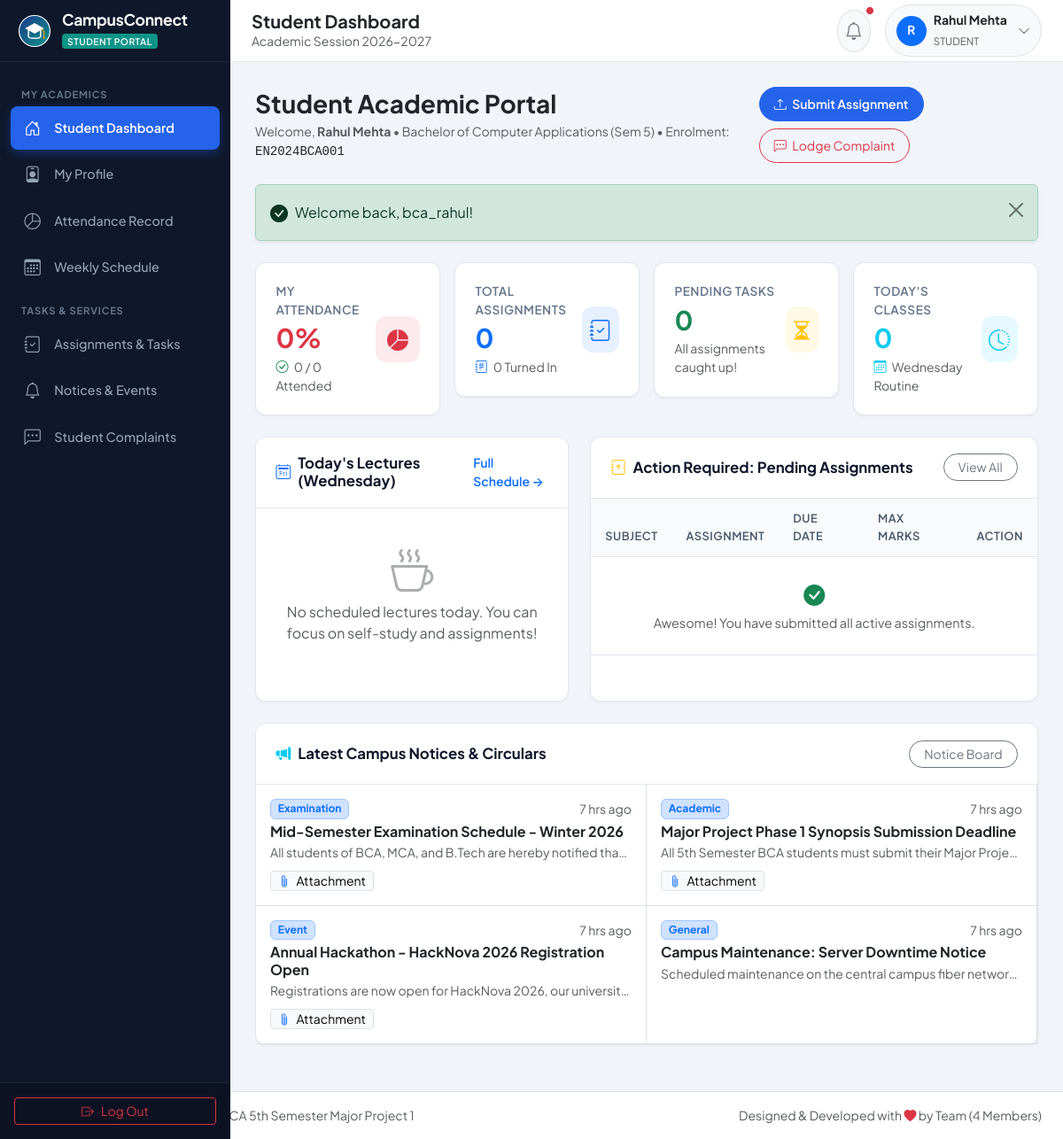
Screenshot of /student/dashboard.php (signed in) with the database file from the repository.
### tables this page shows
CREATE TABLE `users` (
  `id` INT AUTO_INCREMENT PRIMARY KEY,
  `username` VARCHAR(60) NOT NULL UNIQUE,
  `email` VARCHAR(100) NOT NULL UNIQUE,
  `password` VARCHAR(255) NOT NULL,
  `role` ENUM('admin', 'faculty', 'student') NOT NULL,
  `status` ENUM('active', 'inactive') NOT NULL DEFAULT 'active',
  `last_login` DATETIME NULL,
  `created_at` TIMESTAMP NOT NULL DEFAULT CURRENT_TIMESTAMP,
  `updated_at` TIMESTAMP NOT NULL DEFAULT CURRENT_TIMESTAMP ON UPDATE CURRENT_TIMESTAMP,
  INDEX `idx_users_role` (`role`),
  INDEX `idx_users_status` (`status`)
);

CREATE TABLE `courses` (
  `id` INT AUTO_INCREMENT PRIMARY KEY,
  `dept_id` INT NOT NULL,
  `course_name` VARCHAR(120) NOT NULL,
  `course_code` VARCHAR(30) NOT NULL UNIQUE,
  `duration_years` INT NOT NULL DEFAULT 3,
  `total_semesters` INT NOT NULL DEFAULT 6,
  `created_at` TIMESTAMP NOT NULL DEFAULT CURRENT_TIMESTAMP,
  CONSTRAINT `fk_courses_dept` FOREIGN KEY (`dept_id`) REFERENCES `departments` (`id`) ON DELETE CASCADE
);

CREATE TABLE `students` (
  `id` INT AUTO_INCREMENT PRIMARY KEY,
  `user_id` INT NOT NULL UNIQUE,
  `enrollment_no` VARCHAR(40) NOT NULL UNIQUE,
  `first_name` VARCHAR(60) NOT NULL,
  `last_name` VARCHAR(60) NOT NULL,
  `email` VARCHAR(100) NOT NULL UNIQUE,
  `phone` VARCHAR(20) NULL,
  `gender` ENUM('Male', 'Female', 'Other') NOT NULL,
  `dob` DATE NULL,
  `course_id` INT NOT NULL,
  `current_semester` INT NOT NULL DEFAULT 1,
  `academic_year` VARCHAR(20) NOT NULL DEFAULT '2026-2027',
  `address` TEXT NULL,
  `profile_pic` VARCHAR(255) DEFAULT 'default_student.png',
  `created_at` TIMESTAMP NOT NULL DEFAULT CURRENT_TIMESTAMP,
  CONSTRAINT `fk_students_user` FOREIGN KEY (`user_id`) REFERENCES `users` (`id`) ON DELETE CASCADE,
  CONSTRAINT `fk_students_course` FOREIGN KEY (`course_id`) REFERENCES `courses` (`id`) ON DELETE RESTRICT,
  INDEX `idx_students_class` (`course_id`, `current_semester`)
);

CREATE TABLE `notices` (
  `id` INT AUTO_INCREMENT PRIMARY KEY,
  `title` VARCHAR(200) NOT NULL,
  `content` TEXT NOT NULL,
  `target_audience` ENUM('all', 'students', 'faculty') NOT NULL DEFAULT 'all',
  `category` ENUM('Academic', 'Examination', 'Event', 'Urgent', 'General') NOT NULL DEFAULT 'General',
  `posted_by_user_id` INT NOT NULL,
  `attachment_path` VARCHAR(255) NULL,
  `is_pinned` TINYINT(1) NOT NULL DEFAULT 0,
  `created_at` TIMESTAMP NOT NULL DEFAULT CURRENT_TIMESTAMP,
  CONSTRAINT `fk_notices_user` FOREIGN KEY (`posted_by_user_id`) REFERENCES `users` (`id`) ON DELETE CASCADE,
  INDEX `idx_notice_audience` (`target_audience`),
  INDEX `idx_notice_pinned` (`is_pinned`)
);

### includes/auth.php (called while the page is built, shortened)
<?php
require_once __DIR__ . '/functions.php';
function is_logged_in() {
    return isset($_SESSION['user_id']) && !empty($_SESSION['user_id']) && isset($_SESSION['user_role']);
}
function current_user_role() {
    return $_SESSION['user_role'] ?? null;
}
function current_user_id() {
    return $_SESSION['user_id'] ?? null;
}
function get_logged_in_user($pdo) {
    $user_id = current_user_id();
    $role = current_user_role();
    if ($role === 'admin') {
        $stmt = $pdo->prepare("SELECT id, username, email, role, status, created_at, 'Administrator' as full_name, 'Campus Administrator' as designation, 'default_avatar.png' as profile_pic FROM users WHERE id = ?");
        $stmt->execute([$user_id]);
        return $stmt->fetch();
    } elseif ($role === 'student') {
        $stmt = $pdo->prepare("
            SELECT u.id as user_id, u.username, u.email, u.role, u.status,
                   s.id as student_id, s.enrollment_no, s.first_name, s.last_name,
                   CONCAT(s.first_name, ' ', s.last_name) as full_name,
                   s.phone, s.gender, s.dob, s.current_semester, s.academic_year, s.address, s.profile_pic,
                   c.id as course_id, c.course_name, c.course_code,
                   d.id as department_id, d.dept_name
            FROM users u
            JOIN students s ON u.id = s.user_id
            JOIN courses c ON s.course_id = c.id
            JOIN departments d ON c.dept_id = d.id
            WHERE u.id = ?
        ");
        $stmt->execute([$user_id]);
        return $stmt->fetch();
    }
    return null;
}

### student/dashboard.php (the view, shortened to what this page needs)
<?php
require_once __DIR__ . '/../config/database.php';
require_once __DIR__ . '/../includes/auth.php';
require_once __DIR__ . '/../includes/functions.php';
$studentId = $currentUser['student_id'] ?? 0;
$courseId = $currentUser['course_id'] ?? 0;
$semester = $currentUser['current_semester'] ?? 1;
$todayDay = date('l');
try {
    $attStmt = $pdo->prepare("
        SELECT
            COUNT(*) as total_lectures,
            SUM(CASE WHEN status = 'Present' THEN 1 ELSE 0 END) as present_count,
            SUM(CASE WHEN status = 'Absent' THEN 1 ELSE 0 END) as absent_count,
            SUM(CASE WHEN status = 'Late' THEN 1 ELSE 0 END) as late_count
        FROM attendance
        WHERE student_id = ?
    ");
    $attStmt->execute([$studentId]);
    $attStats = $attStmt->fetch();
    $totalLectures = (int)($attStats['total_lectures'] ?? 0);
    $presentCount = (int)($attStats['present_count'] ?? 0);
    $overallAttendancePct = calculate_attendance_percentage($presentCount, $totalLectures);
    $classAssignStmt = $pdo->prepare("
        SELECT a.id, a.title, a.due_date, a.max_marks, s.subject_name, s.subject_code,
               sub.id as submission_id, sub.status as sub_status, sub.marks_obtained
        FROM assignments a
        JOIN subjects s ON a.subject_id = s.id
        LEFT JOIN submissions sub ON a.id = sub.assignment_id AND sub.student_id = ?
        WHERE s.course_id = ? AND s.semester = ?
        ORDER BY a.due_date ASC
    ");
    $classAssignStmt->execute([$studentId, $courseId, $semester]);
    $allAssignments = $classAssignStmt->fetchAll();
    $totalAssignments = count($allAssignments);
    $submittedCount = 0;
    $pendingAssignments = [];
    $pendingCount = count($pendingAssignments);
    $todayClassesStmt = $pdo->prepare("
        SELECT t.*, s.subject_name, s.subject_code, s.type as subject_type,
               f.first_name, f.last_name
        FROM timetable t
        JOIN subjects s ON t.subject_id = s.id
        JOIN faculty f ON t.faculty_id = f.id
        WHERE t.course_id = ? AND t.semester = ? AND t.day_of_week = ?
        ORDER BY t.start_time ASC
    ");
    $todayClassesStmt->execute([$courseId, $semester, $todayDay]);
    $todayClasses = $todayClassesStmt->fetchAll();
    $noticesStmt = $pdo->prepare("
        SELECT * FROM notices
        WHERE target_audience = 'all' OR target_audience = 'students'
        ORDER BY is_pinned DESC, created_at DESC
        LIMIT 4
    ");
    $noticesStmt->execute();
    $latestNotices = $noticesStmt->fetchAll();
} catch (Exception $e) {
    die("Error fetching student dashboard: " . $e->getMessage());
}
require_once __DIR__ . '/../includes/header.php';
require_once __DIR__ . '/../includes/sidebar.php';
?>
<div class="main-wrapper">
    <div class="page-content">
        <div class="d-flex flex-column flex-md-row justify-content-between align-items-md-center gap-3 mb-4">
            <div>
                <h3 class="fw-bold text-dark mb-1">Student Academic Portal</h3>
                <p class="text-muted small mb-0">
                    Welcome, <strong><?= e($currentUser['full_name']) ?></strong> &bull; <?= e($currentUser['course_name']) ?> (Sem <?= e($currentUser['current_semester']) ?>) &bull; Enrolment: <span class="font-monospace text-dark"><?= e($currentUser['enrollment_no']) ?></span>
                </p>
            </div>
            <div class="d-flex flex-wrap gap-2">
                <a href="<?= BASE_URL ?>student/assignments.php" class="btn btn-primary btn-sm rounded-pill px-3 py-2">
                    <i class="bi bi-upload me-1"></i> Submit Assignment
                </a>
                <a href="<?= BASE_URL ?>student/complaints.php" class="btn btn-outline-danger btn-sm rounded-pill px-3 py-2">
                    <i class="bi bi-chat-left-dots me-1"></i> Lodge Complaint
                </a>
            </div>
        </div>
        <div class="row g-3 mb-4">
            <div class="col-xl-3 col-sm-6">
                <div class="stat-card">
                    <div class="d-flex align-items-center justify-content-between">
                        <div>
                            <div class="stat-label">My Attendance</div>
                            <div class="stat-value <?= ($overallAttendancePct >= 75) ? 'text-success' : 'text-danger' ?> mt-1">
                                <?= $overallAttendancePct ?>%
                            </div>
                            <small class="text-muted mt-1 d-block"><i class="bi bi-check-circle me-1 text-success"></i> <?= $presentCount ?> / <?= $totalLectures ?> Attended</small>
                        </div>
                        <div class="stat-icon <?= ($overallAttendancePct >= 75) ? 'bg-success bg-opacity-10 text-success' : 'bg-danger bg-opacity-10 text-danger' ?>">
                            <i class="bi bi-pie-chart-fill"></i>
                        </div>
                    </div>
                </div>
            </div>
            <div class="col-xl-3 col-sm-6">
                <div class="stat-card">
                    <div class="d-flex align-items-center justify-content-between">
                        <div>
                            <div class="stat-label">Total Assignments</div>
                            <div class="stat-value text-primary mt-1"><?= $totalAssignments ?></div>
                            <small class="text-muted mt-1 d-block"><i class="bi bi-journal-text me-1 text-primary"></i> <?= $submittedCount ?> Turned In</small>
                        </div>
                        <div class="stat-icon bg-primary bg-opacity-10 text-primary">
                            <i class="bi bi-journal-check"></i>
                        </div>
                    </div>
                </div>
            </div>
            <div class="col-xl-3 col-sm-6">
                <div class="stat-card">
                    <div class="d-flex align-items-center justify-content-between">
                        <div>
                            <div class="stat-label">Pending Tasks</div>
                            <div class="stat-value <?= ($pendingCount > 0) ? 'text-warning' : 'text-success' ?> mt-1">
                                <?= $pendingCount ?>
                            </div>
                            <small class="text-muted mt-1 d-block">
                                <?= ($pendingCount > 0) ? 'Awaiting your submission' : 'All assignments caught up!' ?>
                            </small>
                        </div>
                        <div class="stat-icon bg-warning bg-opacity-10 text-warning">
                            <i class="bi bi-hourglass-split"></i>
                        </div>
                    </div>
                </div>
            </div>
            <div class="col-xl-3 col-sm-6">
                <div class="stat-card">
                    <div class="d-flex align-items-center justify-content-between">
                        <div>
                            <div class="stat-label">Today's Classes</div>
                            <div class="stat-value text-info mt-1"><?= count($todayClasses) ?></div>
                            <small class="text-muted mt-1 d-block"><i class="bi bi-calendar3 me-1 text-info"></i> <?= $todayDay ?> Routine</small>
                        </div>
                        <div class="stat-icon bg-info bg-opacity-10 text-info">
                            <i class="bi bi-clock-history"></i>
                        </div>
                    </div>
                </div>
            </div>
        </div>
        <div class="row g-4 mb-4">
            <div class="col-lg-5">
                <div class="app-card h-100">
                    <div class="app-card-header">
                        <h6 class="app-card-title">
                            <i class="bi bi-calendar2-day text-primary"></i> Today's Lectures (<?= $todayDay ?>)
                        </h6>
                        <a href="<?= BASE_URL ?>student/timetable.php" class="text-decoration-none small fw-semibold text-primary">Full Schedule &rarr;</a>
                    </div>
                    <div class="p-3">
                        <?php if (empty($todayClasses)): ?>
                            <div class="text-center py-4 text-muted">
                                <i class="bi bi-cup-hot display-5 text-muted opacity-50 d-block mb-2"></i>
                                No scheduled lectures today. You can focus on self-study and assignments!
                            </div>
                        <?php endif; ?>
                    </div>
                </div>
            </div>
            <div class="col-lg-7">
                <div class="app-card h-100">
                    <div class="app-card-header">
                        <h6 class="app-card-title">
                            <i class="bi bi-journal-arrow-up text-warning"></i> Action Required: Pending Assignments
                        </h6>
                        <a href="<?= BASE_URL ?>student/assignments.php" class="btn btn-outline-secondary btn-sm rounded-pill px-3">View All</a>
                    </div>
                    <div class="table-responsive">
                        <table class="table table-custom align-middle">
                            <thead>
                                <tr>
                                    <th>Subject</th>
                                    <th>Assignment</th>
                                    <th>Due Date</th>
                                    <th>Max Marks</th>
                                    <th class="text-end">Action</th>
                                </tr>
                            </thead>
                            <tbody>
                                <?php if (empty($pendingAssignments)): ?>
                                    <tr>
                                        <td colspan="5" class="text-center py-4 text-muted">
                                            <i class="bi bi-check-circle-fill text-success fs-4 d-block mb-1"></i>
                                            Awesome! You have submitted all active assignments.
                                        </td>
                                    </tr>
                                <?php endif; ?>
                            </tbody>
                        </table>
                    </div>
                </div>
            </div>
        </div>
        <div class="app-card">
            <div class="app-card-header">
                <h6 class="app-card-title">
                    <i class="bi bi-megaphone-fill text-info"></i> Latest Campus Notices &amp; Circulars
                </h6>
                <a href="<?= BASE_URL ?>student/notices.php" class="btn btn-outline-secondary btn-sm rounded-pill px-3">Notice Board</a>
            </div>
            <div class="row g-0">
                <?php if (empty($latestNotices)): ?>
                    <div class="p-4 text-center text-muted col-12">No recent announcements posted.</div>
                <?php else: ?>
                    <?php foreach ($latestNotices as $n): ?>
                        <div class="col-md-6 border-bottom border-end p-3">
                            <div class="d-flex justify-content-between align-items-center mb-1">
                                <span class="badge bg-primary-subtle text-primary border border-primary-subtle small"><?= e($n['category']) ?></span>
                                <small class="text-muted"><?= time_ago($n['created_at']) ?></small>
                            </div>
                            <h6 class="fw-bold text-dark mb-1"><?= e($n['title']) ?></h6>
                            <p class="text-muted small mb-2 text-truncate"><?= e($n['content']) ?></p>
                            <?php if (!empty($n['attachment_path'])): ?>
                                <a href="<?= BASE_URL ?>uploads/notices/<?= e($n['attachment_path']) ?>" target="_blank" class="btn btn-sm btn-light border py-0 px-2 small">
                                    <i class="bi bi-paperclip me-1 text-primary"></i> Attachment
                                </a>
                            <?php endif; ?>
                        </div>
                    <?php endforeach; ?>
                <?php endif; ?>
            </div>
        </div>
    </div>
<?php require_once __DIR__ . '/../includes/footer.php'; ?>

### rows the page displays
users: courses.course_name "Bachelor of Computer Applications", students.current_semester "5", students.enrollment_no "EN2024BCA001"
notices: category "Examination", created_at "7 hrs ago", title "Mid-Semester Examination Schedule - Winter 2026", content "All students of BCA, MCA, and B.Tech are hereby notified tha…"
notices: category "Academic", created_at "7 hrs ago", title "Major Project Phase 1 Synopsis Submission Deadline", content "All 5th Semester BCA students must submit their Major Proje…"
notices: category "Event", created_at "7 hrs ago", title "Annual Hackathon - HackNova 2026 Registration Open", content "Registrations are now open for HackNova 2026, our universit…"
notices: category "General", created_at "7 hrs ago", title "Campus Maintenance: Server Downtime Notice", content "Scheduled maintenance on the central campus fiber networ…"

### other values shown
$pageTitle "Student Dashboard"
$currentUser['full_name'] "Rahul Mehta"
$currentRole "STUDENT"
$message "Welcome back, bca_rahul!"
$overallAttendancePct "0"
$presentCount "0"
$totalLectures "0"
$totalAssignments "0"
$submittedCount "0"
$pendingCount "0"
count($todayClasses) "0"
